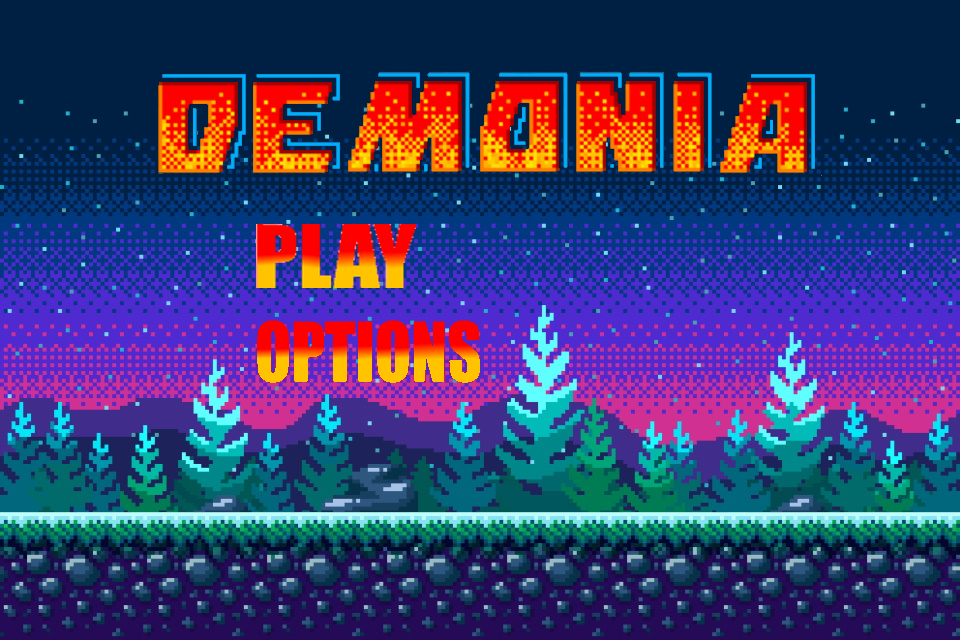

A level layout from a 2D game, rendered from its tile map. Below: a short description, then the map file with tile-grid data replaced by summaries:
An orthogonal 30x20 tile map with 32x32 px tiles, 5 tile layers (Plateforme, Arrière-plan, Options, Jouer, ...), 5 tilesets.

<map version="1.9" tiledversion="1.9.2" orientation="orthogonal" renderorder="right-down" width="30" height="20" tilewidth="32" tileheight="32" infinite="0" nextlayerid="9" nextobjectid="1">
 <tileset firstgid="1" source="scene1.tsx" />
 <tileset firstgid="511" source="Titre_Demonia.tsx" />
 <tileset firstgid="631" source="Play.tsx" />
 <tileset firstgid="641" source="Options.tsx" />
 <tileset firstgid="655" source="plateforme.tsx" />
 <layer id="4" name="Plateforme" width="30" height="20" locked="1">
  <data>[600 cells, 120 non-empty, 120 distinct tile ids]</data>
 </layer>
 <layer id="5" name="Arrière-plan" width="30" height="20" locked="1">
  <data>[600 cells, 480 non-empty, 390 distinct tile ids]</data>
 </layer>
 <layer id="7" name="Options" width="30" height="20" locked="1">
  <data>[600 cells, 14 non-empty, 14 distinct tile ids]</data>
 </layer>
 <layer id="8" name="Jouer" width="30" height="20" locked="1">
  <data>[600 cells, 10 non-empty, 10 distinct tile ids]</data>
 </layer>
 <layer id="3" name="Titre" width="30" height="20" locked="1">
  <data>[600 cells, 88 non-empty, 88 distinct tile ids]</data>
 </layer>
</map>